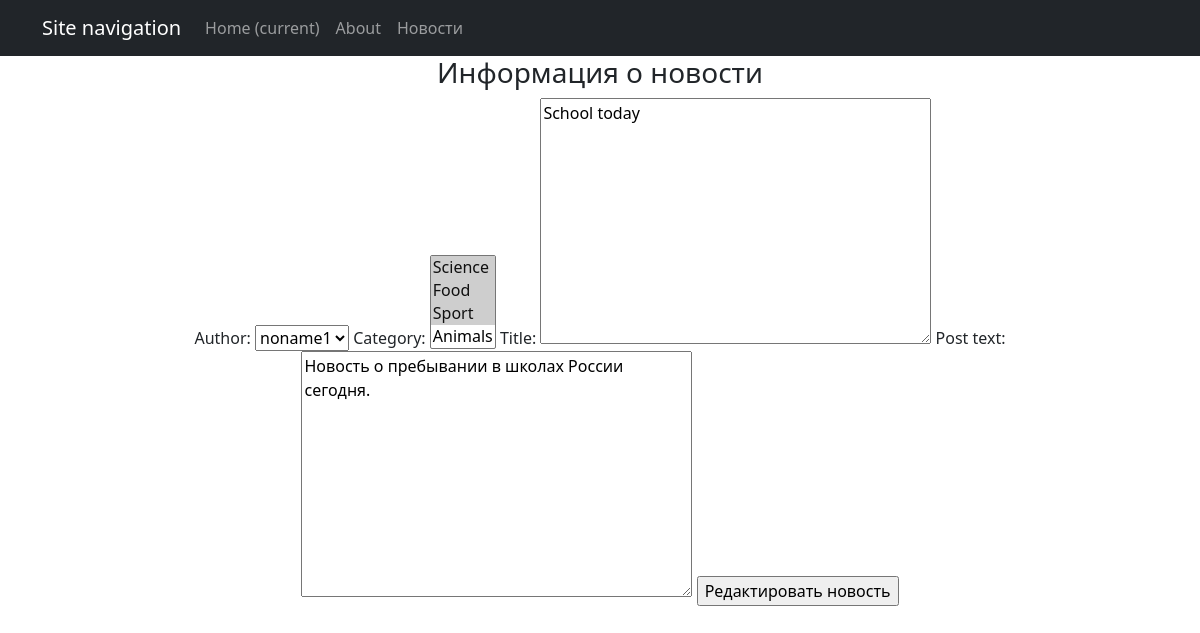
The page /news/update/2 on the database as committed earlier.
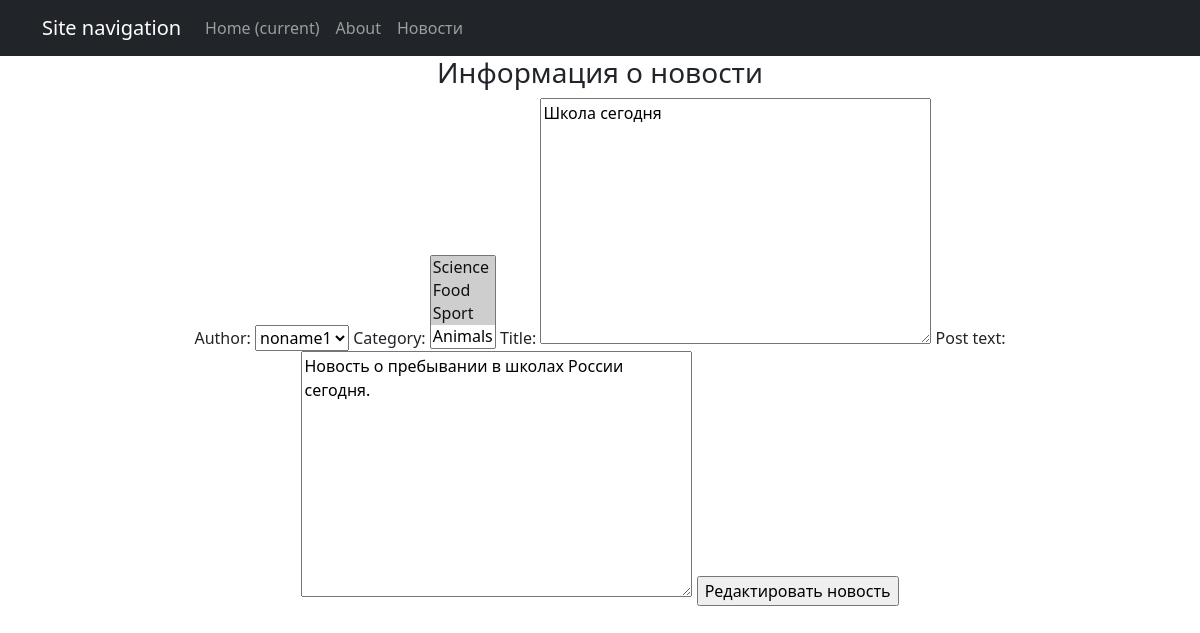
The same page on the database as committed later.
### news/models.py (models this page shows, shortened)
class Post(models.Model):
    author = models.ForeignKey(Author, on_delete=models.CASCADE)
    type = models.IntegerField(choices=post_type, default=0)
    date_time_create = models.DateTimeField(auto_now_add=True)
    category = models.ManyToManyField(Category, through='PostCategory')
    title = models.TextField(max_length=255)
    post_text = models.TextField(max_length=20000)
    post_rating = models.IntegerField(default=1)

### news/views.py (the view)
# urls.py: path('update/<int:pk>', UpdateNew.as_view(),
class UpdateNew(UpdateView):
    template_name = 'new_update.html'
    form_class = NewForm
    def get_object(self, **kwargs):
        id = self.kwargs.get('pk')
        return Post.objects.get(pk=id)

### news/forms.py (shortened to what this page needs)
class NewForm(ModelForm):
    class Meta:
        model = Post
        fields = ['author', 'category', 'title', 'post_text']

### news/models.py (called while the page is built)
    def __str__(self):
        return f'{self.user}'

    def __str__(self):
        return f'{self.name}'

### templates/new_update.html (shortened to what this page needs)
{% extends 'flatpages/default.html' %}
{% block content %}
    <h3>Информация о новости</h3>
    <form method="POST">
        {{ form }}
        <input type="submit" value="Редактировать новость">
    </form>
{% endblock content %}

Rows that differ between the two databases and show on the page:
changed Post "noname1": title "School today" → "Школа сегодня"
